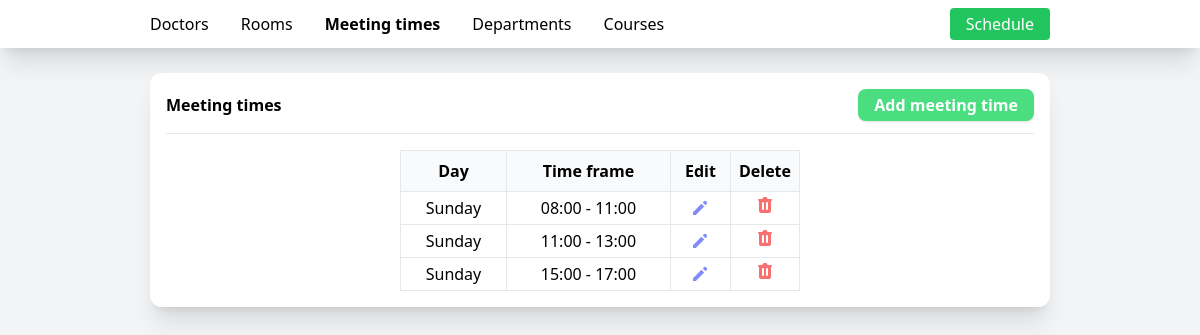
Screenshot of /meeting-times with the database file from the repository.
### tables this page shows
CREATE TABLE "meeting_times" (
	"id"	INTEGER,
	"day"	TEXT NOT NULL,
	"start_time"	TEXT NOT NULL,
	"end_time"	TEXT NOT NULL,
	PRIMARY KEY("id")
);

### main.py (the view)
    @app.route('/meeting-times')
    def meetingTimesIndex():
        meetingTimes = AllMeetingTimes()
        return render_template('meeting_times.html', meetingTimes=meetingTimes)

### meetingTimes.py (called while the page is built)
def AllMeetingTimes():
    import sqlite3
    con = sqlite3.connect('class-scheduler.db')
    cur = con.cursor()
    cur.execute('SELECT * FROM meeting_times')
    meetingTimes = []
    for row in cur:
        displayTime = row[1] + " " + row[2] + " - " + row[3]
        mT = MeetingTime(row[0], displayTime)
        mT.set_day(row[1])
        mT.set_range(row[2] + " - " + row[3])
        meetingTimes.append(mT)
    return meetingTimes

    def get_id(self):
        return self._id

    def set_day(self, day):
        self._day = day

    def set_range(self, range):
        self._range = range

    def get_range(self):
        return self._range

    def get_day(self):
        return self._day

### templates/meeting_times.html (shortened to what this page needs)
<!DOCTYPE html>
<html lang="en">
<head>
    <link rel="stylesheet" href="{{url_for('style')}}">
</head>
<body class="bg-gray-100">
    <nav class="bg-white shadow-xl w-full py-2 px-[150px]">
        <div class="flex gap-8 w-full">
            <a href="{{url_for('doctorsIndex')}}"
                class="hover:scale-105 hover:font-bold transition-all my-auto">Doctors</a>
            <a href="{{url_for('roomsIndex')}}"
                class="hover:scale-105 hover:font-bold transition-all my-auto ">Rooms</a>
            <a href="{{url_for('meetingTimesIndex')}}"
                class="hover:scale-105 hover:font-bold transition-all my-auto font-bold ">Meeting
                times</a>
            <a href="{{url_for('departmentsIndex')}}"
                class="hover:scale-105 hover:font-bold transition-all my-auto">Departments</a>
            <a href="{{url_for('coursesIndex')}}"
                class="hover:scale-105 hover:font-bold transition-all my-auto">Courses</a>
            <a href="{{url_for('scheduleIndex')}}"
                class="hover:scale-105 hover:font-bold transition-all my-auto text-white bg-green-500 rounded hover:shadow-lg px-4 py-1 justify-self-end ml-auto">Schedule</a>
        </div>
    </nav>
    <main class="py-[25px] px-[150px] ">
        <div class="bg-white rounded-xl shadow-xl w-full p-4">
            <div class="flex w-full justify-between">
                <h1 class="font-bold my-auto">
                    Meeting times
                </h1>
                <a href="{{url_for('createMeetingTime')}}"
                    class="py-1 bg-green-400 px-4 font-semibold text-white rounded-lg shadow hover:scale-105 hover:shadow-lg transition-all cursor-pointer">
                    Add meeting time</a>
            </div>
            <hr class="mt-3">
            <table class="w-[400px] mx-auto border  mt-4 border-collapse">
                <thead>
                    <tr class="border-b bg-gray-50">
                        <th class="py-2 px-2 border text-center">Day</th>
                        <th class="py-2 px-2 border text-center ">Time frame</th>
                        <th class="py-2 px-2 border text-center w-[60px]">Edit</th>
                        <th class="py-2 px-2 border text-center w-[60px]">Delete</th>
                    </tr>
                </thead>
                <tbody>
                    {% for meeting_time in meetingTimes %}
                    <tr>
                        <td class="px-2 py-1 border text-center">{{meeting_time.get_day()}}</td>
                        <td class="px-2 py-1 border text-center">{{meeting_time.get_range()}}</td>
                        <td
                            class="text-indigo-400 text-center  border hover:text-indigo-500  hover:scale-110 hover:shadow-lg transition-all">
                            <svg xmlns="http://www.w3.org/2000/svg" class="h-5 w-5 mx-auto my-auto cursor-pointer"
                                viewBox="0 0 20 20" fill="currentColor">
                                <path
                                    d="M13.586 3.586a2 2 0 112.828 2.828l-.793.793-2.828-2.828.793-.793zM11.379 5.793L3 14.172V17h2.828l8.38-8.379-2.83-2.828z" />
                            </svg>
                        </td>
                        <td
                            class="text-red-400  text-center border hover:text-red-500 hover:scale-110 hover:shadow-lg transition-all">
                            <form action="{{url_for('deleteMeetingTime',id=meeting_time.get_id())}}" method="post">
                                <button type="submit">
                                </button>
                            </form>
                        </td>
                    </tr>
                    {% endfor %}
                </tbody>
            </table>
        </div>
    </main>
</body>
</html>

### rows the page displays
meeting_times: get_day "Sunday", get_range "08:00 - 11:00"
meeting_times: get_day "Sunday", get_range "11:00 - 13:00"
meeting_times: get_day "Sunday", get_range "15:00 - 17:00"
